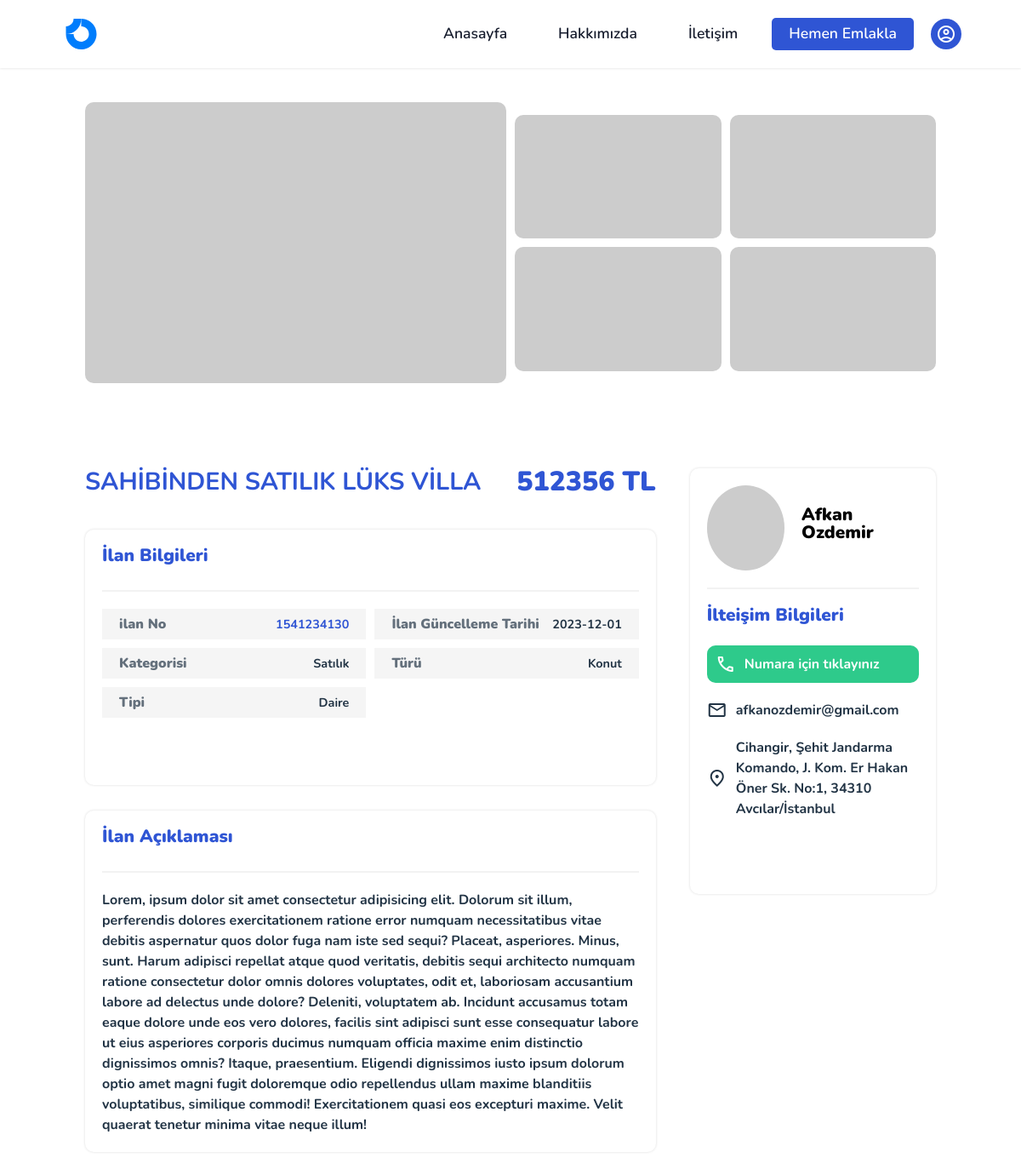
/ilan/?id=1, run on the app's committed database.
### tables this page shows
CREATE TABLE `emlaklar` (
  `id` int(11) NOT NULL,
  `sahip_id` int(11) NOT NULL,
  `ilan_no` int(11) NOT NULL,
  `baslik` text NOT NULL,
  `kategori` text NOT NULL,
  `tur` text NOT NULL,
  `guncel_tarih` date NOT NULL,
  `kategorisi` text NOT NULL,
  `tipi` text NOT NULL,
  `aciklama` text NOT NULL,
  `fiyat` float NOT NULL,
  `oda` text NOT NULL,
  `il` text NOT NULL,
  `ilce` text NOT NULL,
  `mahalle` text NOT NULL,
  `mkare` int(11) NOT NULL,
  `kat` int(11) NOT NULL,
  `r1` text NOT NULL,
  `r2` text NOT NULL,
  `r3` text NOT NULL,
  `r4` text NOT NULL,
  `r5` text NOT NULL
);

### ilan/index.php (the view, shortened to what this page needs)
<?php
include '../config.php';
$conn = new mysqli($servername, $username, $password, $dbname);
$id = $_GET['id'];
$sql = "SELECT * FROM emlaklar WHERE id = '$id'";
$result = $conn->query($sql);
?>
<?php
if ($result && $result->num_rows > 0) {
    $row = $result->fetch_assoc();
    echo $htmlContent = <<<HTML
        <!DOCTYPE html>
        <html lang="tr">
        <head>
            <meta charset="UTF-8">
            <meta name="viewport" content="width=device-width, initial-scale=1.0">
            <title>Tüm İlanlar | Emlakla.com</title>
            <link rel="stylesheet" href="../scss/styles.css">
            <link rel="stylesheet" href="https://fonts.googleapis.com/css2?family=Material+Symbols+Outlined:opsz,wght,FILL,GRAD@20..48,100..700,0..1,-50..200" />
            <link rel="stylesheet" href="https://cdn.jsdelivr.net/npm/swiper@11/swiper-bundle.min.css" />
            <script src="../assets/script/hideText.js   "></script>
        </head>
        <body>
        <div class="navbar-container">
    <div class="navbar">
        <div class="navbar-logo">
            <a href="/emlakla/index.php">
                <svg id="logo-86" width="25" height="25" viewBox="0 0 40 40" fill="none" xmlns="http://www.w3.org/2000/svg">
                    <path class="ccustom" fill-rule="evenodd" clip-rule="evenodd" d="M25.5557 11.6853C23.9112 10.5865 21.9778 10 20 10V0C23.9556 0 27.8224 1.17298 31.1114 3.37061C34.4004 5.56823 36.9638 8.69181 38.4776 12.3463C39.9913 16.0008 40.3874 20.0222 39.6157 23.9018C38.844 27.7814 36.9392 31.3451 34.1421 34.1421C31.3451 36.9392 27.7814 38.844 23.9018 39.6157C20.0222 40.3874 16.0008 39.9913 12.3463 38.4776C8.69181 36.9638 5.56823 34.4004 3.37061 31.1114C1.17298 27.8224 0
                </svg>
            </a>
        </div>
        <div class="navbar-links">
            <ul>
                <li><a href="/emlakla/index.php">Anasayfa</a></li>
                <li><a href="#">Hakkımızda</a></li>
                <li><a href="#">İletişim</a></li>
                <li class="estate"><a href="/emlakla/emlak-ekle/">Hemen Emlakla</a></li>
                <li class="user">
                    <a href="/emlakla/auth/"><span class="material-symbols-outlined">account_circle</span></a>
                </li>
            </ul>
        </div>
    </div>
</div>
<div class="ilan-container">
    <div class="images-container">
        <div class="main-image">
            <img src="https://via.placeholder.com/600x400" alt="Property Image">
        </div>
        <div class="other-images">
            <img src="https://via.placeholder.com/500x300" alt="Property Image">
            <img src="https://via.placeholder.com/500x300" alt="Property Image">
            <img src="https://via.placeholder.com/500x300" alt="Property Image">
            <img src="https://via.placeholder.com/500x300" alt="Property Image">
        </div>
    </div>
    <div class="details-container">
        <div class="left-side">
            <div class="advert-title">
                <h1>{$row["baslik"]}</h1>
                <span class="price">{$row["fiyat"]} TL</span>
            </div>
            <div class="advert-informations">
                <h3>İlan Bilgileri</h3>
                <hr>
                <div class="information">
                    <div>
                        <span class="quest">
                            ilan No
                        </span>
                        <span class="response no">
                            {$row["ilan_no"]}
                        </span>
                    </div>
                    <div>
                        <span class="quest">
                            İlan Güncelleme Tarihi
                        </span>
                        <span class="response">
                            {$row["guncel_tarih"]}
                        </span>
                    </div>
                    <div>
                        <span class="quest">
                            Kategorisi
                        </span>
                        <span class="response">
                            {$row["kategorisi"]}
                        </span>
                    </div>
                    <div>
                        <span class="quest">
                            Türü
                        </span>
                        <span class="response">
                            {$row["tur"]}
                        </span>
                    </div>
                    <div>
                        <span class="quest">
                            Tipi
                        </span>
                        <span class="response">
                            {$row["tipi"]}
                        </span>
                    </div>
                </div>
            </div>
            <div class="advert-explain">
                <h3>İlan Açıklaması</h3>
                <hr>
                <p>{$row["aciklama"]}</p>
            </div>
        </div>
    <div class="right-side">
        <div class="user-section">
            <div class="user-image">
                <img src="https://via.placeholder.com/100x100" alt="User Image">
            </div>
            <div class="user-name">
                <h3>Afkan Ozdemir</h3>
            </div>
        </div>
        <hr>
        <div class="contact-info">
            <h3>İlteişim Bilgileri</h3>
            <div class="user-phone hiddentext">
                <span class="material-symbols-outlined">call</span>
                <a href="tel:0530 00 00" class="phone">0530 000 00 00</a>
            </div>
            <div class="user-mail">
                <span class="material-symbols-outlined">mail</span>
                <a href="mailto:afkanozdemir@gmail.com">afkanozdemir@gmail.com</a>
            </div>
            <div class="user-location">
                <span class="material-symbols-outlined">location_on</span>
                <a href="mailto:afkanozdemir@gmail.com">Cihangir, Şehit Jandarma Komando, J. Kom. Er Hakan Öner Sk. No:1, 34310 Avcılar/İstanbul</a>
            </div>
        </div>
    </div>
    </div>
</div>
</body>
</html>
HTML;
} else {
    echo "Ürün bulunamadı.";
}
?>

### data on the page
emlaklar: baslik "SAHİBİNDEN SATILIK LÜKS VİLLA", fiyat "512356", ilan_no "1541234130", guncel_tarih "2023-12-01", kategorisi "Satılık", tur "Konut", tipi "Daire", aciklama "Lorem, ipsum dolor sit amet consectetur adipisicing elit. Dolorum sit illum, perferendis dolores exercitationem ratione error numquam necessitatibus vitae debitis aspernatur quos dolor fuga nam iste sed sequi? Placeat, asperiores. Minus, sunt. Harum adipisci repellat atque quod veritatis, debitis sequi architecto numquam ratione consectetur dolor omnis dolores voluptates, odit et, laboriosam accusantium labore ad delectus unde dolore? Deleniti, voluptatem ab. Incidunt accusamus totam eaque dolore unde eos vero dolores, facilis sint adipisci sunt esse consequatur labore ut eius asperiores corporis ducimus numquam officia maxime enim distinctio dignissimos omnis? Itaque, praesentium. Eligendi…"
